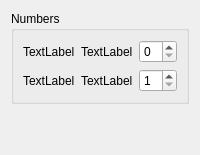
         <widget class="QWidget" name="page_numbers">
          <layout class="QVBoxLayout" name="lv_page_numbers">
           <item>
            <widget class="QGroupBox" name="gb_numbers">
             <property name="title">
              <string>Numbers</string>
             </property>
             <layout class="QVBoxLayout" name="verticalLayout_8">
              <item>
               <layout class="QHBoxLayout" name="horizontalLayout_9">
                <item>
                 <widget class="QLabel" name="l_album_track_num_pad_min">
                  <property name="text">
                   <string>TextLabel</string>
                  </property>
                 </widget>
                </item>
                <item>
                 <widget class="QLabel" name="l_icon_album_track_num_pad_min">
                  <property name="text">
                   <string>TextLabel</string>
                  </property>
                 </widget>
                </item>
                <item>
                 <widget class="QSpinBox" name="sb_album_track_num_pad_min">
                  <property name="maximum">
                   <number>4</number>
                  </property>
                 </widget>
                </item>
               </layout>
              </item>
              <item>
               <layout class="QHBoxLayout" name="horizontalLayout_11">
                <item>
                 <widget class="QLabel" name="l_downloads_concurrent_max">
                  <property name="text">
                   <string>TextLabel</string>
                  </property>
                 </widget>
                </item>
                <item>
                 <widget class="QLabel" name="l_icon_downloads_concurrent_max">
                  <property name="text">
                   <string>TextLabel</string>
                  </property>
                 </widget>
                </item>
                <item>
                 <widget class="QSpinBox" name="sb_downloads_concurrent_max">
                  <property name="minimum">
                   <number>1</number>
                  </property>
                  <property name="maximum">
                   <number>5</number>
                  </property>
                 </widget>
                </item>
               </layout>
              </item>
             </layout>
            </widget>
           </item>
           <item>
            <spacer name="vs_page_numbers">
             <property name="orientation">
              <enum>Qt::Orientation::Vertical</enum>
             </property>
             <property name="sizeHint" stdset="0">
              <size>
               <width>20</width>
               <height>40</height>
              </size>
             </property>
            </spacer>
           </item>
          </layout>
         </widget>
